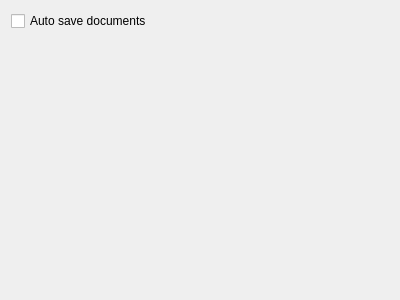
<?xml version="1.0" encoding="UTF-8"?>
<ui version="4.0">
 <class>document_preferences</class>
 <widget class="QWidget" name="document_preferences">
  <property name="geometry">
   <rect>
    <x>0</x>
    <y>0</y>
    <width>400</width>
    <height>300</height>
   </rect>
  </property>
  <property name="windowTitle">
   <string>Form</string>
  </property>
  <layout class="QGridLayout" name="gridLayout">
   <item row="0" column="0">
    <widget class="QCheckBox" name="autosave_checkbox">
     <property name="text">
      <string>Auto save documents</string>
     </property>
    </widget>
   </item>
   <item row="1" column="0">
    <spacer name="verticalSpacer">
     <property name="orientation">
      <enum>Qt::Orientation::Vertical</enum>
     </property>
     <property name="sizeHint" stdset="0">
      <size>
       <width>20</width>
       <height>40</height>
      </size>
     </property>
    </spacer>
   </item>
  </layout>
 </widget>
 <resources/>
 <connections/>
</ui>
